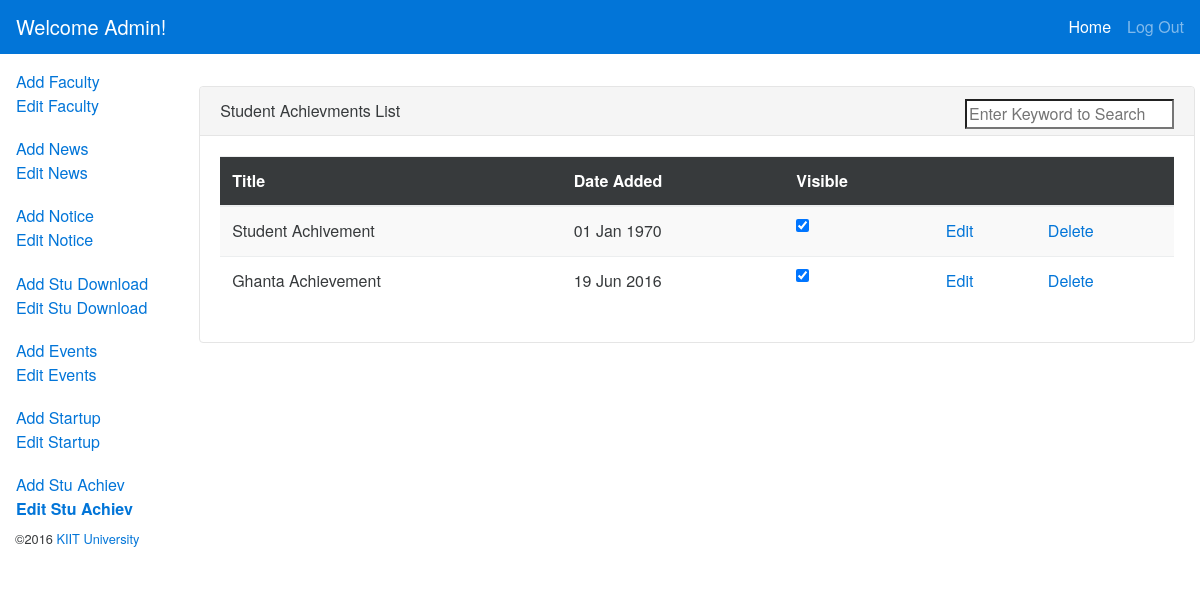
Page /admin_panel/stu_view.php (signed in) on the committed database.
### tables this page shows
CREATE TABLE IF NOT EXISTS `stu` (
  `id` int(5) NOT NULL AUTO_INCREMENT,
  `Title` varchar(1000) NOT NULL,
  `Description` text NOT NULL,
  `Image` varchar(1000) NOT NULL,
  `Date` varchar(100) NOT NULL,
  `Visibility` tinyint(1) NOT NULL,
  PRIMARY KEY (`id`),
  UNIQUE KEY `id` (`id`)
);

### admin_panel/stu_view.php (the view, shortened to what this page needs)
<?php
include('php/intialize.php');
$result = $con->prepare("SELECT * FROM `stu`");
		         $result->execute();
?>
<!DOCTYPE html>
<html><head><meta http-equiv="Content-Type" content="text/html; charset=UTF-8">
  <link rel="stylesheet" href="css/style.css">
  <link rel="stylesheet" href="css/bootstrap.min.css">
  <link href="css/font-awesome.min.css" rel="stylesheet">
</head>
<body>
<?php
if (isset($_SESSION['Username']) && $_SESSION['Password'] == true) {
  ?>
  <nav class="navbar navbar-fixed-top navbar-dark bg-primary">
    <a class="navbar-brand">Welcome Admin!</a>
    <div class="collapse navbar-toggleable-xs" id="collapsingNavbar">
        <ul class="nav navbar-nav pull-right">
            <li class="nav-item active">
                <a class="nav-link" href="index.php">Home <span class="sr-only">Home</span></a>
            </li>
            <li class="nav-item">
                <a class="nav-link" href="" data-target="#myModal" data-toggle="modal">Log Out</a>
            </li>
        </ul>
    </div>
</nav>
<div class="container-fluid" id="main">
    <div class="row row-offcanvas row-offcanvas-left">
        <div class="col-md-3 col-lg-2 sidebar-offcanvas" id="sidebar" role="navigation">
            <ul class="nav nav-pills nav-stacked">
                <li class="nav-item"><div class="nav-link">
                <a href="faculty_add.php">Add Faculty</a> </br>
                <a href="faculty_view.php">Edit Faculty</a>
                </div>
                </li>
                <li class="nav-item"><div class="nav-link">
                <a href="news_add.php">Add News</a> </br>
                <a href="news_view.php">Edit News</a>
                </div>
                </li>
                <li class="nav-item"><div class="nav-link">
                <a href="notice_add.php">Add Notice</a> </br>
                <a href="notice_view.php">Edit Notice</a>
                </div>
                </li>
                <li class="nav-item"><div class="nav-link">
                <a href="stu_res_add.php">Add Stu Download</a> </br>
                <a href="stu_res_view.php">Edit Stu Download</a>
                </div>
                </li>
                <li class="nav-item"><div class="nav-link">
                <a href="event_add.php">Add Events</a> </br>
                <a href="event_view.php">Edit Events</a>
                </div>
                </li>
                <li class="nav-item"><div class="nav-link">
                <a href="startup_add.php">Add Startup</a> </br>
                <a href="startup_view.php">Edit Startup</a>
                </div>
                </li>
                <li class="nav-item"><div class="nav-link">
                <a href="stu_add.php">Add Stu Achiev</a> </br>
                <a href="stu_view.php"><strong>Edit Stu Achiev</strong></a>
                </div>
                </li>
            </ul>
        </div>
        <div class="col-md-9 col-lg-10 main">
               </div>
           <div id="newfac" class="card">
                        <div class="card-header">
                       Student Achievments List  <input type="text" style="float:right;" name="Search" id="Search" placeholder="Enter Keyword to Search"></input>
                        </div>
                        <div class="card-block">
                            <div class="table-responsive">
                        <table class="table table-striped" id="list">
                            <thead class="thead-inverse">
                                <tr>
                                    <th>Title</th>
                                    <th>Date Added</th>
                                    <th>Visible</th>
                                    <th>&nbsp;</th>
                                    <th>&nbsp;</th>
                                </tr>
                            </thead>
                            <tbody>
                            <?php
		         for($i=0; $row = $result->fetch(); $i++){
	             ?>
                                <tr id="<?php echo $row['id']; ?>">
                                    <td><?php echo $row['Title']; ?></td>
                                    <td><?php echo date("d M Y", strtotime($row['Date'])); ?></td>
                                    <td><input type="checkbox" class="checkbox" rel="<?php echo $row['id'];?>" rel2="stu" value="1"
                                        <?php if($row['Visibility']==1) echo 'checked'; ?>>
                                        </td>
                                    <td><a href="stu_edit.php?id=<?php echo $row['id']; ?>">Edit</a></td>
                                    <td><a href="#" onclick="return false;" class="del_btn" rel="<?php echo $row['id'];?>">Delete</a></td>
                                </tr>
                                <?php } ?>
                            </tbody> </table></div></div></div>
</div></div>
<footer class="container-fluid">
    <p class="text-right small">©2016 <a href="http://kiit.ac.in">KIIT University</a></p>
</footer>
 <?php }
 else{ ?>
 <center><h3>You are Not Logged in click <a href="login.php?r=<?php echo $_SERVER['REQUEST_URI'];?>">here</a> to login.</h3></center>
 <?php } ?>
</body></html>

### admin_panel/css/style.css (style rules this page uses)
body { padding-top:62px; }
body, html { height:100%; }
.container-fluid >.row { margin-left: -15px; margin-right: -10px; }
#sidebar { padding-left:0; }
.card { overflow:hidden; }

### rows in the picture
stu: Title "Student Achivement", Date "01 Jan 1970", Visibility "☑"
stu: Title "Ghanta Achievement", Date "19 Jun 2016", Visibility "☑"
